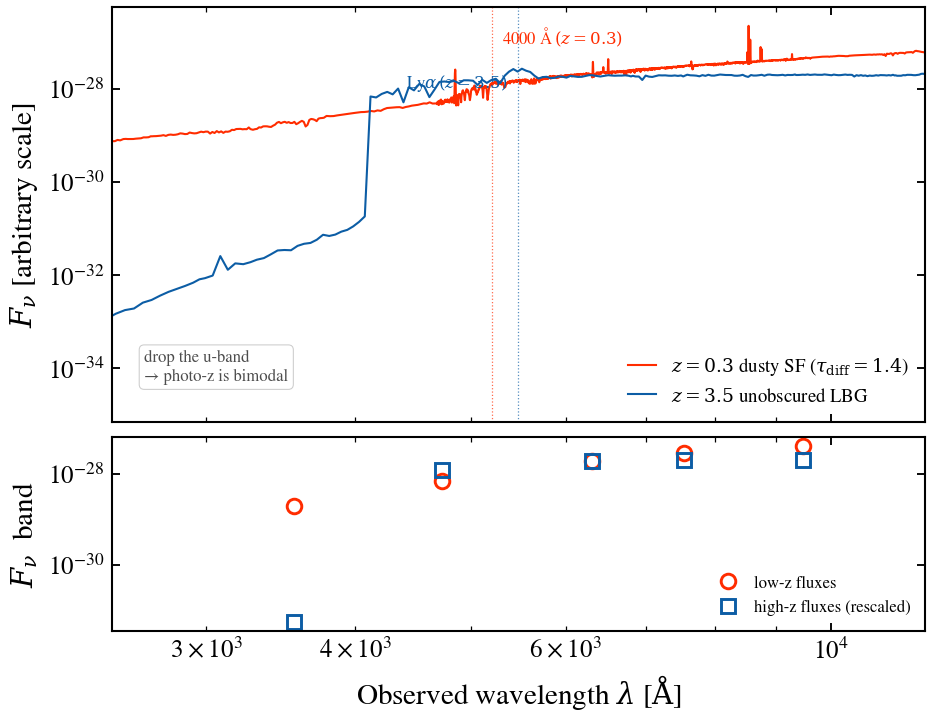

The Python source for this figure:
"""
The photo-z degeneracy: dusty z≈0.3 vs unobscured z≈3.5
========================================================

Two galaxies with very different physical properties — a dusty
star-forming galaxy at z=0.3 and an unobscured Lyman-break galaxy
at z=3.5 — can produce nearly identical *ugrizY* broadband fluxes.
The 4000 Å break of the dusty low-z galaxy and the Lyman break of the
high-z galaxy land at the same observed wavelength, so without
intermediate bands or IR coverage the photo-z is bimodal.

This is the canonical degeneracy that motivates near-IR photometric
follow-up (e.g. EUCLID *Y/J/H*) and medium-band surveys for high-z
galaxy selection.

References:

- Steidel et al. 1996, AJ, 112, 352 (LBG dropout selection)
- Massarotti, Iovino & Buzzoni 2001, A&A, 368, 74 (photo-z degeneracies)
"""

import os

os.environ["TF_CPP_MIN_LOG_LEVEL"] = "2"  # suppress XLA/PjRt C++ INFO+WARNING logs

import warnings

import jax
import jax.numpy as jnp
import matplotlib.pyplot as plt
import numpy as np

import tengri
from tengri.analysis.plotting import setup_style

setup_style()
warnings.filterwarnings("ignore", message=".*BakedInBackend.*")

C_AA_PER_S = 2.998e18

BANDS = ["sdss_u", "sdss_g", "sdss_r", "sdss_i", "sdss_z"]
obs = tengri.Observation(photometry=tengri.Photometry.from_names(BANDS))
wave_eff = np.array([float(jnp.mean(w)) for w in obs.photometry.filter_waves])


def _make(z_value: float, tau_diff: float, peak_lbt: float, log_total_mass: float):
    """Build a model at a chosen redshift and a couple of SFH/dust knobs."""
    model = tengri.SEDModel.build(
        tengri.load_ssp(),
        observation=obs,
        sfh={
            "type": "tsnorm",
            "all_params": tengri.FIXED,
            "peak_lbt_gyr": peak_lbt,
            "width_gyr": 1.5,
            "log_total_mass": 10.0,
            "skew": 0.0,
            "trunc": 10.0,
        },
        dust={
            "type": "two_component",
            "all_params": tengri.FIXED,
            "tau_diff": tau_diff,
            "tau_bc": 0.4,
            "slope": -0.7,
        },
        redshift=tengri.Fixed(z_value),
    )
    p = dict(model.spec.sample(jax.random.PRNGKey(0)))
    return model, p


m_low, p_low = _make(z_value=0.3, tau_diff=1.4, peak_lbt=3.0, log_total_mass=10.0)
m_hi, p_hi = _make(z_value=3.5, tau_diff=0.05, peak_lbt=0.2, log_total_mass=10.0)

flux_low = np.array(m_low.predict_photometry(p_low))
flux_hi = np.array(m_hi.predict_photometry(p_hi))
flux_hi = flux_hi * (flux_low[2] / flux_hi[2])


def _rest_to_obs(model, params, z, scale):
    out = model.predict(params)
    wave_obs = np.asarray(model.wavelengths) * (1.0 + z)
    fnu_obs = scale * np.asarray(out.rest_sed())
    return wave_obs, fnu_obs


# Anchor SEDs to land near the photometric flux on the figure.
def _band_scale(model, params, z, target_flux_r):
    wave_obs, sed = _rest_to_obs(model, params, z, 1.0)
    i = int(np.argmin(np.abs(wave_obs - wave_eff[2])))
    return target_flux_r / sed[i]


scale_low = _band_scale(m_low, p_low, 0.3, flux_low[2])
scale_hi = _band_scale(m_hi, p_hi, 3.5, flux_hi[2])
wave_low, fnu_low = _rest_to_obs(m_low, p_low, 0.3, scale_low)
wave_hi, fnu_hi = _rest_to_obs(m_hi, p_hi, 3.5, scale_hi)

fig, (ax_sed, ax_phot) = plt.subplots(
    2,
    1,
    figsize=(7.0, 5.4),
    sharex=True,
    gridspec_kw={"height_ratios": [3, 1.4], "hspace": 0.05},
)

vis = (wave_low > 2.0e3) & (wave_low < 1.3e4)
ax_sed.plot(
    wave_low[vis],
    fnu_low[vis],
    color="C3",
    lw=1.0,
    label=r"$z=0.3$ dusty SF ($\tau_{\rm diff}=1.4$)",
)
vis_h = (wave_hi > 2.0e3) & (wave_hi < 1.3e4)
ax_sed.plot(wave_hi[vis_h], fnu_hi[vis_h], color="C0", lw=1.0, label=r"$z=3.5$ unobscured LBG")
ax_sed.set_yscale("log")
ax_sed.set_ylabel(r"$F_\nu$ [arbitrary scale]")
ax_sed.legend(frameon=False, fontsize=9, loc="lower right")
# Mark the two breaks
break_4000_obs = 4000 * 1.3
break_lyman_obs = 1216 * 4.5
ax_sed.axvline(break_4000_obs, color="C3", lw=0.6, ls=":", alpha=0.7)
ax_sed.axvline(break_lyman_obs, color="C0", lw=0.6, ls=":", alpha=0.7)
ymin, ymax = ax_sed.get_ylim()
ax_sed.text(
    break_4000_obs * 1.02, ymax * 0.4, r"4000 Å$\,(z{=}0.3)$", color="C3", fontsize=8, va="top"
)
ax_sed.text(
    break_lyman_obs * 0.98,
    ymax * 0.04,
    r"Ly$\alpha\,(z{=}3.5)$",
    color="C0",
    fontsize=8,
    va="top",
    ha="right",
)
ax_sed.text(
    0.04,
    0.10,
    "drop the u-band\n→ photo-z is bimodal",
    transform=ax_sed.transAxes,
    fontsize=8,
    color="0.3",
    bbox=dict(boxstyle="round,pad=0.3", fc="white", ec="0.8", lw=0.5),
)

ax_phot.plot(wave_eff, flux_low, "o", color="C3", ms=7, mfc="none", mew=1.4, label=r"low-z fluxes")
ax_phot.plot(
    wave_eff,
    flux_hi,
    "s",
    color="C0",
    ms=7,
    mfc="none",
    mew=1.4,
    label=r"high-z fluxes (rescaled)",
)
ax_phot.set_yscale("log")
ax_phot.set_xscale("log")
ax_phot.set_ylabel(r"$F_\nu$  band")
ax_phot.set_xlabel(r"Observed wavelength $\lambda$ [$\mathrm{\AA}$]")
ax_phot.set_xlim(2.5e3, 1.2e4)
ax_phot.legend(frameon=False, fontsize=8, loc="lower right")

plt.savefig("plot_workflow_photoz_degeneracy.png", dpi=150, bbox_inches="tight")
